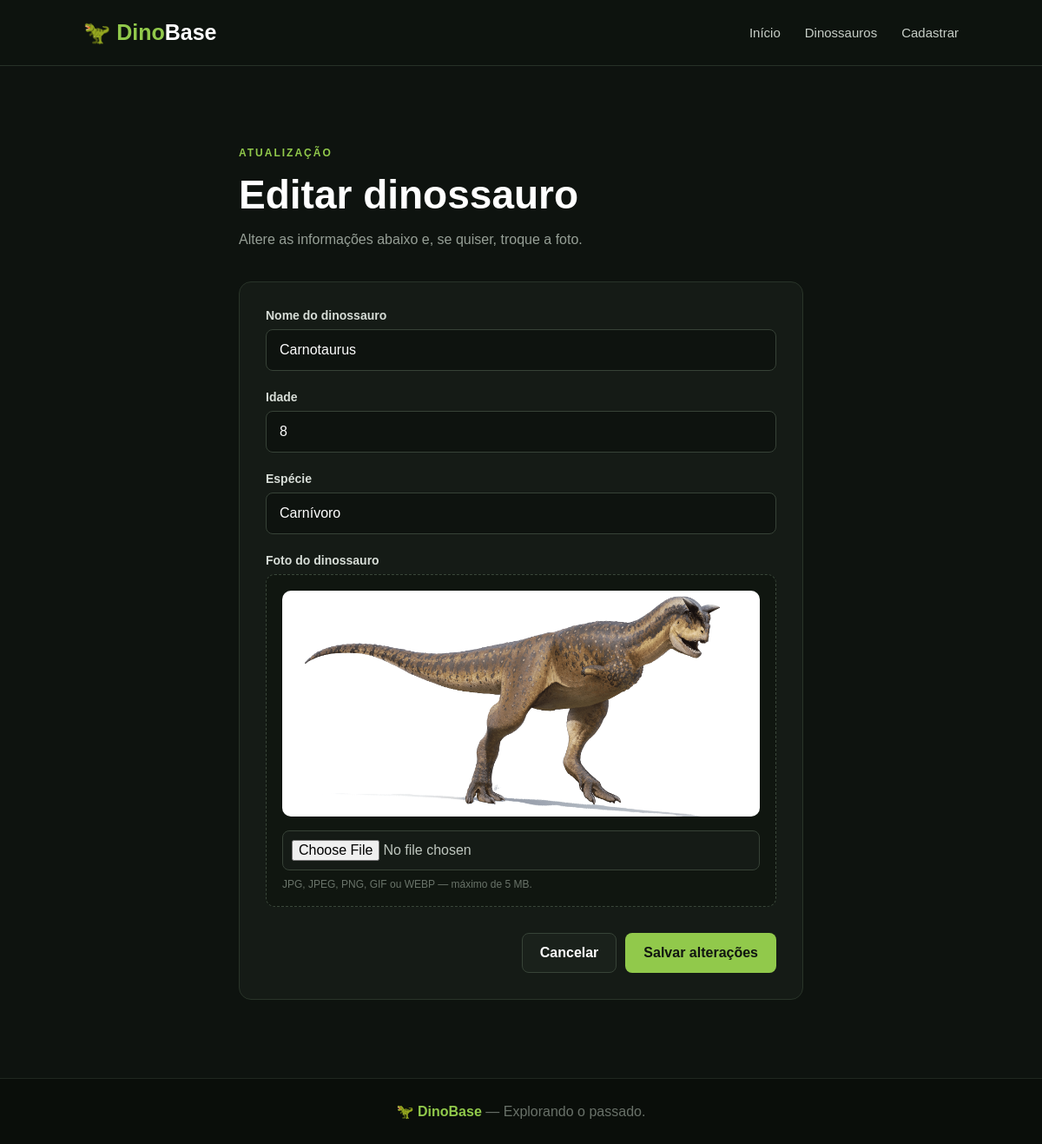
Screenshot of /editar/6 with the database file from the repository.
### tables this page shows
CREATE TABLE dinossauros (
    id INTEGER PRIMARY KEY AUTOINCREMENT,
    nome TEXT,
    idade INTEGER,
    especie TEXT
, imagem TEXT);

### app.py (the view, shortened to what this page needs)
@app.route("/editar/<int:id>", methods=["GET", "POST"])
def editar(id):
    dinossauro = banco.buscar_dinossauro_por_id(id)
    if dinossauro is None:
        return redirect(url_for("listar"))
    mensagem = None
    return render_template(
        "cadastrar.html",
        dinossauro=dinossauro,
        mensagem=mensagem,
        modo_edicao=True
    )

### banco.py (called while the page is built)
def conectar():
    conexao = sqlite3.connect(BANCO)
    conexao.row_factory = sqlite3.Row
    return conexao

def buscar_dinossauro_por_id(dino_id):
    conexao = conectar()
    dinossauro = conexao.execute("""
        SELECT * FROM dinossauros
        WHERE id = ?
    """, (dino_id,)).fetchone()
    conexao.close()
    return dinossauro

### templates/cadastrar.html (shortened to what this page needs)
<!DOCTYPE html>
<html lang="pt-BR">
<head>
    <link
        rel="stylesheet"
        href="{{ url_for('static', filename='style.css') }}"
    >
</head>
<body>
<header>
    <a href="{{ url_for('inicio') }}" class="logo">
        🦖 Dino<span>Base</span>
    </a>
    <nav>
        <a href="{{ url_for('inicio') }}">Início</a>
        <a href="{{ url_for('listar') }}">Dinossauros</a>
        <a href="{{ url_for('cadastrar') }}">Cadastrar</a>
    </nav>
</header>
<main class="page">
    <section class="form-section">
        <div class="form-heading">
            <span class="eyebrow">
                {% if modo_edicao %}
                    ATUALIZAÇÃO
                {% else %}
                    NOVO REGISTRO
                {% endif %}
            </span>
            <h1>
                {% if modo_edicao %}
                    Editar dinossauro
                {% else %}
                    Cadastrar dinossauro
                {% endif %}
            </h1>
            <p>
                {% if modo_edicao %}
                    Altere as informações abaixo e, se quiser, troque a foto.
                {% else %}
                    Adicione um novo dinossauro ao banco de dados.
                {% endif %}
            </p>
        </div>
        <form
            class="dino-form"
            method="POST"
            enctype="multipart/form-data"
            action="{% if modo_edicao %}{{ url_for('editar', id=dinossauro['id']) }}{% else %}{{ url_for('cadastrar') }}{% endif %}"
        >
            <div class="form-group">
                <label for="nome">
                    Nome do dinossauro
                </label>
                <input
                    type="text"
                    id="nome"
                    name="nome"
                    placeholder="Ex.: T-Rex"
                    value="{{ dinossauro['nome'] if modo_edicao else '' }}"
                    required
                >
            </div>
            <div class="form-group">
                <label for="idade">
                    Idade
                </label>
                <input
                    type="number"
                    id="idade"
                    name="idade"
                    min="1"
                    placeholder="Ex.: 8"
                    value="{{ dinossauro['idade'] if modo_edicao else '' }}"
                    required
                >
            </div>
            <div class="form-group">
                <label for="especie">
                    Espécie
                </label>
                <input
                    type="text"
                    id="especie"
                    name="especie"
                    placeholder="Ex.: Carnívoro"
                    value="{{ dinossauro['especie'] if modo_edicao else '' }}"
                    required
                >
            </div>
            <div class="form-group">
                <label for="imagem">
                    Foto do dinossauro
                </label>
                <div class="upload-box">
                    <div
                        id="preview-container"
                        class="preview-container {% if not modo_edicao or not dinossauro['imagem'] %}sem-imagem{% endif %}"
                    >
                        {% if modo_edicao and dinossauro['imagem'] %}
                            <img
                                id="preview"
                                src="{{ url_for('uploaded_file', filename=dinossauro['imagem']) }}"
                                alt="Foto de {{ dinossauro['nome'] }}"
                            >
                        {% endif %}
                    </div>
                    <input
                        type="file"
                        id="imagem"
                        name="imagem"
                        accept="image/png,image/jpeg,image/gif,image/webp"
                    >
                    <small>
                        JPG, JPEG, PNG, GIF ou WEBP — máximo de 5 MB.
                    </small>
                </div>
            </div>
            <div class="form-buttons">
                <a
                    href="{{ url_for('listar') }}"
                    class="btn btn-secondary"
                >
                    Cancelar
                </a>
                <button
                    type="submit"
                    class="btn btn-primary"
                >
                    {% if modo_edicao %}
                        Salvar alterações
                    {% else %}
                        Cadastrar dinossauro
                    {% endif %}
                </button>
            </div>
        </form>
    </section>
</main>
<footer>
    <p>
        🦖 <strong>DinoBase</strong>
        — Explorando o passado.
    </p>
</footer>
</body>
</html>

### static/style.css (style rules this page uses)
* { margin: 0; padding: 0; box-sizing: border-box; }
html { scroll-behavior: smooth; }
body { font-family: Arial, Helvetica, sans-serif; background: #0e130f; color: white; min-height: 100vh; }
a { color: inherit; }
button, input { font: inherit; }
header { width: 100%; min-height: 76px; padding: 18px 8%; display: flex; align-items: center; justify-content: space-between; background: rgba(14, 19, 15, 0.97); border-bottom: 1px solid #273127; position: sticky; top: 0; z-index: 100; }
.logo { text-decoration: none; font-size: 25px; font-weight: 800; color: #91c94b; }
.logo span { color: white; }
nav { display: flex; gap: 28px; }
nav a { color: #c7cec7; text-decoration: none; font-size: 15px; transition: 0.2s; }
.btn { display: inline-flex; align-items: center; justify-content: center; padding: 13px 20px; border-radius: 8px; text-decoration: none; font-weight: 700; border: 1px solid transparent; cursor: pointer; transition: 0.2s; }
.btn-primary { background: #91c94b; color: #101510; }
.btn-secondary { background: #1a211b; color: white; border-color: #374337; }
.eyebrow { display: inline-block; margin-bottom: 14px; color: #91c94b; font-size: 12px; font-weight: 800; letter-spacing: 2px; }
.page { max-width: 1200px; margin: auto; padding: 70px 8%; }
.page-heading h1, .form-heading h1 { font-size: 46px; margin-bottom: 12px; }
.page-heading p, .form-heading p { color: #969f96; line-height: 1.6; }
.form-section { max-width: 650px; margin: 20px auto; }
.form-heading { margin-bottom: 35px; }
.dino-form { padding: 30px; background: #151b16; border: 1px solid #293429; border-radius: 14px; }
.form-group { margin-bottom: 22px; }
.form-group label { display: block; margin-bottom: 8px; color: #d7ddd7; font-size: 14px; font-weight: 700; }
.form-group input { width: 100%; padding: 14px 15px; border: 1px solid #374237; border-radius: 8px; outline: none; background: #0e130f; color: white; }
.form-group input::placeholder { color: #667066; }
.form-buttons { display: flex; justify-content: flex-end; gap: 10px; margin-top: 30px; }
footer { padding: 28px 8%; text-align: center; color: #697169; background: #0a0e0a; border-top: 1px solid #202820; }
footer strong { color: #91c94b; }
.upload-box { padding: 18px; background: #101610; border: 1px dashed #3a473a; border-radius: 10px; }
.preview-container { width: 100%; height: 260px; margin-bottom: 16px; overflow: hidden; border-radius: 10px; background: #202a20; }
.preview-container img { width: 100%; height: 100%; object-fit: cover; display: block; }
.upload-box input[type="file"] { width: 100%; padding: 10px; border: 1px solid #374237; border-radius: 8px; background: #151b16; color: #bfc7bf; }
.upload-box small { display: block; margin-top: 9px; color: #697369; font-size: 12px; }

### rows the page displays
dinossauros: nome "Carnotaurus", idade "8", especie "Carnívoro", imagem (picture)
